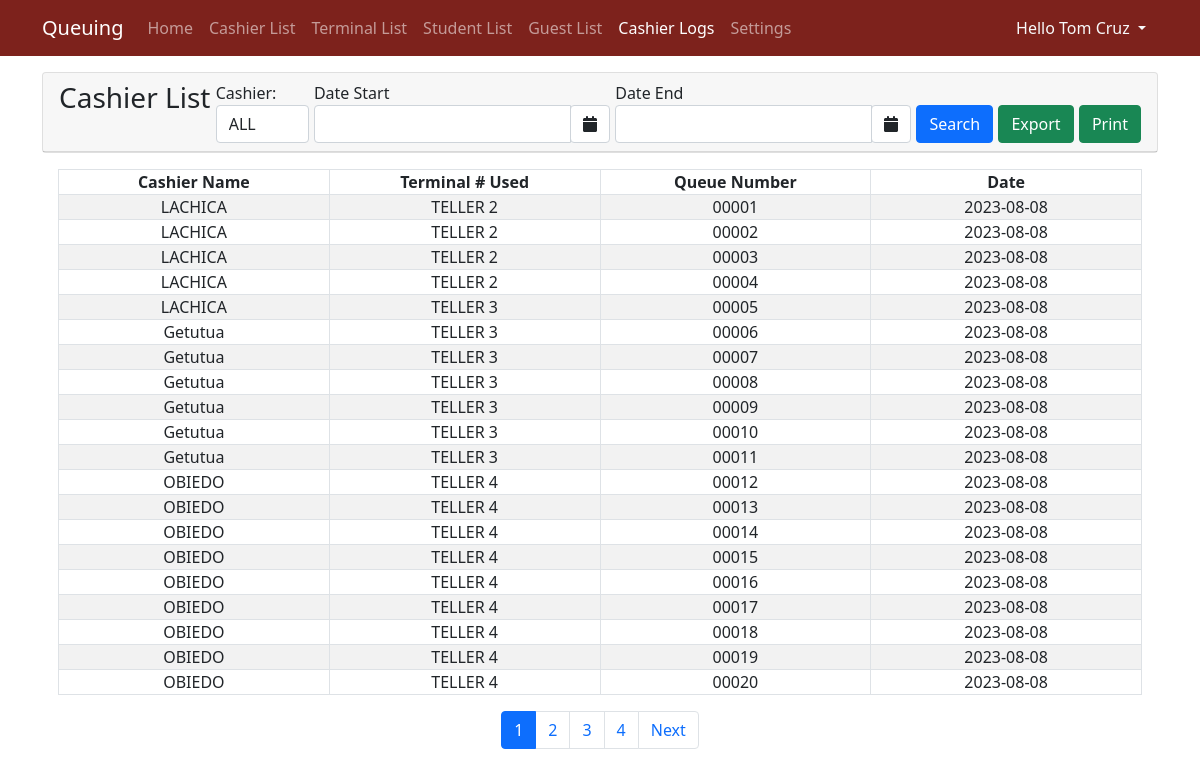
The page /administrator/?page=cashiers_logs (signed in) on the database its author committed.
### tables this page shows
CREATE TABLE "queue_list" (
	"queue_id"	INTEGER NOT NULL,
	"queue"	TEXT NOT NULL,
	"customer_name"	Text NOT NULL,
	"status"	INTEGER NOT NULL DEFAULT 2,
	"date_created"	TIMESTAMP DEFAULT CURRENT_TIMESTAMP,
	"cashier_id"	INTEGER,
	"teller_id"	INTEGER,
	"student_id"	TEXT,
	"guest_id"	INTEGER,
	FOREIGN KEY("cashier_id") REFERENCES "cashier_list"("cashier_id"),
	FOREIGN KEY("teller_id") REFERENCES "teller_list"("teller_id"),
	FOREIGN KEY("guest_id") REFERENCES "guest_list"("guest_id"),
	FOREIGN KEY("student_id") REFERENCES "student_list"("student_id"),
	PRIMARY KEY("queue_id" AUTOINCREMENT)
);

CREATE TABLE "cashier_list" (
	"cashier_id"	INTEGER NOT NULL,
	"lastname"	TEXT NOT NULL,
	"firstname"	TEXT NOT NULL,
	"MI"	TEXT,
	"log_status"	INTEGER NOT NULL DEFAULT 2,
	"status"	INTEGER NOT NULL DEFAULT 1,
	"username"	TEXT NOT NULL UNIQUE,
	"password"	TEXT NOT NULL,
	"email_address"	TEXT NOT NULL,
	PRIMARY KEY("cashier_id" AUTOINCREMENT)
);

CREATE TABLE "teller_list" (
	"teller_id"	INTEGER NOT NULL,
	"teller_name"	TEXT,
	"status"	INTEGER NOT NULL DEFAULT 2,
	"log_status"	INTEGER NOT NULL DEFAULT 2,
	PRIMARY KEY("teller_id" AUTOINCREMENT)
);

### administrator/cashiers_logs.php (the view, shortened to what this page needs)
<div class="card">
   <div class="card-header d-flex justify-content-between">
            <h3 class="card-title">Cashier List</h3>
              <div>
				<label for="price" class="control-label col-m-3 col-sm-offset-1" >Cashier: </label>
					<div class="col-m-2" id="fetch">
						<select name="cashier_selected" class="form-control" id="cashier_selected">
							<option value="0" >ALL</option>
						</select>
					</div>
          </div>
            <div>
                <label for="date" class="control-label col-m-3 col-sm-offset-1">Date Start</label>
                <div class="col-m-2">
                    <div class="input-group date" id="datepicker1">
                        <input type="text" class="form-control">
                        <span class="input-group-append">
                            <span class="input-group-text bg-white d-block">
                                <i class="fa fa-calendar"></i>
                            </span>
                        </span>
                    </div>
                </div>
            </div>
            <div>
                <label for="date" class="control-label col-m-3 col-sm-offset-1">Date End</label>
                <div class="col-m-2">
                    <div class="input-group date" id="datepicker2">
                        <input type="text" class="form-control">
                        <span class="input-group-append">
                            <span class="input-group-text bg-white d-block">
                                <i class="fa fa-calendar"></i>
                            </span>
                        </span>
                    </div>
                </div>
            </div>
            <div>
            <div class="float-right">
            <button type="button" class="btn btn-primary" onclick="searchCashier()">Search</button>
            </div>
            </div>
            <div class="card-tools align-middle">
            <div class="col-md-12 head">
            <div>
        <div class="float-right">
        <a href="export_data_cashier_logs.php" class="btn btn-success"><i class="dwn"></i> Export</a>
        </div>
        </div>
    </div>
    </div>
    <div class="card-tools align-middle">
            <div class="col-md-12 head">
            <div>
        <div class="float-right">
        <a href="print.php" target="_blank" class="btn btn-success pull-right"><span class="glyphicon glyphicon-print"></span> Print</a>
        </div>
        </div>
    </div>
    </div>
     </div>
</div>
    <div class="card-body">
                <?php
            $sql = "SELECT COUNT(*) FROM `queue_list` ql JOIN `cashier_list` c ON ql.cashier_id = c.cashier_id JOIN `teller_list` t ON ql.teller_id = t.teller_id";
            $total_results = $conn->querySingle($sql);
            $limit = 20;
            $total_pages = ceil($total_results / $limit);
            $page = isset($_GET['page_num']) ? $_GET['page_num'] : 1;
            $start = ($page - 1) * $limit;
            $sql = "SELECT ql.*, c.*, t.* FROM `queue_list` ql JOIN `cashier_list` c ON ql.cashier_id = c.cashier_id JOIN `teller_list` t ON ql.teller_id = t.teller_id ORDER BY ql.date_created ASC LIMIT $start, $limit";
            $qry = $conn->query($sql);
            $next_page = $page + 1;
            ?>
        <table class="table table-hover table-striped table-bordered">
            <colgroup>
                <col width="25%">
                <col width="25%">
                <col width="25%">
                <col width="50%">
            </colgroup>
            <thead>
                <tr>
                    <th class="text-center p-0">Cashier Name</th>
                    <th class="text-center p-0">Terminal # Used</th>
                    <th class="text-center p-0">Queue Number</th>
                    <th class="text-center p-0">Date</th>
                </tr>
            </thead>
            <tbody>
            <?php
                    while($row = $qry->fetchArray()):
                ?>
                <tr>
                    <td class="text-center py-0 px-1"><?php echo $row['lastname'] ?></td>
                    <td class="text-center py-0 px-1"><?php echo $row['teller_name'] ?></td>
                    <td class="text-center py-0 px-1"><?php echo $row['queue'] ?></td>
                    <td class="text-center py-0 px-1"><?php echo date('Y-m-d', strtotime($row['date_created'])); ?></td>
                </tr>
                <?php
                 endwhile;
                  ?>
            </tbody>
        </table>
                <nav>
            <ul class="pagination justify-content-center">
                <?php for($i = 1; $i <= $total_pages; $i++): ?>
                <li class="page-item <?php if($page == $i) echo 'active'; ?>"><a class="page-link" href="?page=cashiers_logs&page_num=<?php echo $i ?>"><?php echo $i ?></a></li>
                <?php endfor; ?>
                <?php if($page < $total_pages): ?>
                <li class="page-item"><a class="page-link" href="?page=cashiers_logs&page_num=<?php echo $next_page ?>">Next</a></li>
                <?php endif; ?>
            </ul>
        </nav>
    </div>
</div>

### administrator/index.php (style rules this page uses)
:root { --bs-success-rgb:71, 222, 152 !important; }
html,body { height:100%; width:100%; }

### rows shown on the page
queue_list: cashier.lastname "LACHICA", teller.teller_name "TELLER 2", queue "00001", date_created "2023-08-08"
queue_list: cashier.lastname "LACHICA", teller.teller_name "TELLER 2", queue "00002", date_created "2023-08-08"
queue_list: cashier.lastname "LACHICA", teller.teller_name "TELLER 2", queue "00003", date_created "2023-08-08"
queue_list: cashier.lastname "LACHICA", teller.teller_name "TELLER 2", queue "00004", date_created "2023-08-08"
queue_list: cashier.lastname "LACHICA", teller.teller_name "TELLER 3", queue "00005", date_created "2023-08-08"
queue_list: cashier.lastname "Getutua", teller.teller_name "TELLER 3", queue "00006", date_created "2023-08-08"
queue_list: cashier.lastname "Getutua", teller.teller_name "TELLER 3", queue "00007", date_created "2023-08-08"
queue_list: cashier.lastname "Getutua", teller.teller_name "TELLER 3", queue "00008", date_created "2023-08-08"
queue_list: cashier.lastname "Getutua", teller.teller_name "TELLER 3", queue "00009", date_created "2023-08-08"
queue_list: cashier.lastname "Getutua", teller.teller_name "TELLER 3", queue "00010", date_created "2023-08-08"
queue_list: cashier.lastname "Getutua", teller.teller_name "TELLER 3", queue "00011", date_created "2023-08-08"
queue_list: cashier.lastname "OBIEDO", teller.teller_name "TELLER 4", queue "00012", date_created "2023-08-08"
queue_list: cashier.lastname "OBIEDO", teller.teller_name "TELLER 4", queue "00013", date_created "2023-08-08"
queue_list: cashier.lastname "OBIEDO", teller.teller_name "TELLER 4", queue "00014", date_created "2023-08-08"
queue_list: cashier.lastname "OBIEDO", teller.teller_name "TELLER 4", queue "00015", date_created "2023-08-08"
queue_list: cashier.lastname "OBIEDO", teller.teller_name "TELLER 4", queue "00016", date_created "2023-08-08"
queue_list: cashier.lastname "OBIEDO", teller.teller_name "TELLER 4", queue "00017", date_created "2023-08-08"
queue_list: cashier.lastname "OBIEDO", teller.teller_name "TELLER 4", queue "00018", date_created "2023-08-08"
queue_list: cashier.lastname "OBIEDO", teller.teller_name "TELLER 4", queue "00019", date_created "2023-08-08"
queue_list: cashier.lastname "OBIEDO", teller.teller_name "TELLER 4", queue "00020", date_created "2023-08-08"

### other values the page prints
$_SESSION['firstname'] "Tom"
$_SESSION['lastname'] "Cruz"
